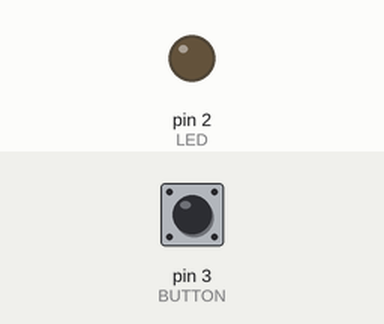
Recording of a sketch running on a simulated Arduino Uno, built with avr-gcc and run on an emulated ATmega328P. On the bench: output pins drawn as LEDs (lit = HIGH). The inputs (shaded band) are chosen by the test bench; at power-on: pin 3 (BUTTON) HIGH.

Above: at 1.2 s.
1.3 s: pin 3 (BUTTON) pulled LOW for 0.15 s
At 1.47 s:
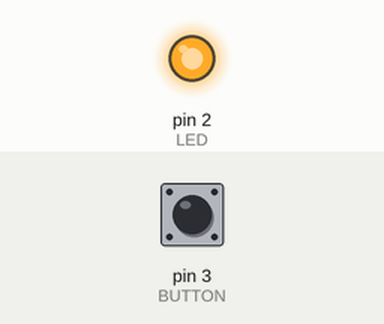
3.0 s: pin 3 (BUTTON) pulled LOW for 3.2 s
At 6.5 s:
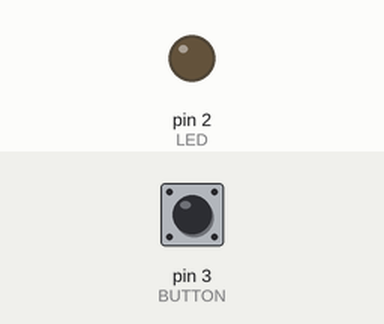
Timing chart, 0 to 8.0 s (numbered marks = the images above; inputs shaded):
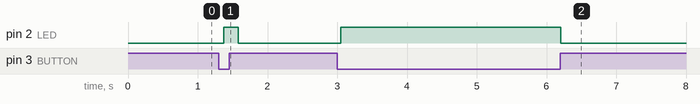

The sketch:

finishedproject.ino
```cpp
int Sensor = 5;
int BUTTON = 3;
int LED = 2;
int BUTTONstate = 0;

void setup()
{
  pinMode (BUTTON, INPUT_PULLUP); // Button uses Arduino's internal resistor
 pinMode(LED, OUTPUT);
}

void loop() {

delay (10);

delay(100);
BUTTONstate = digitalRead(BUTTON);
if (BUTTONstate == LOW)
{
  digitalWrite(LED, HIGH);
}
else {
  digitalWrite(LED, LOW);
} int state = digitalRead(BUTTON);
Serial.println(state);
digitalWrite(LED, !state);
delay(100);
}
```

Measured:
- after the input at 1.3 s, pin 2 (LED): LOW → HIGH after 0.07 s, → LOW 0.21 s later
- after the input at 3.0 s, pin 2 (LED): LOW → HIGH after 0.05 s, → LOW 3.2 s later
